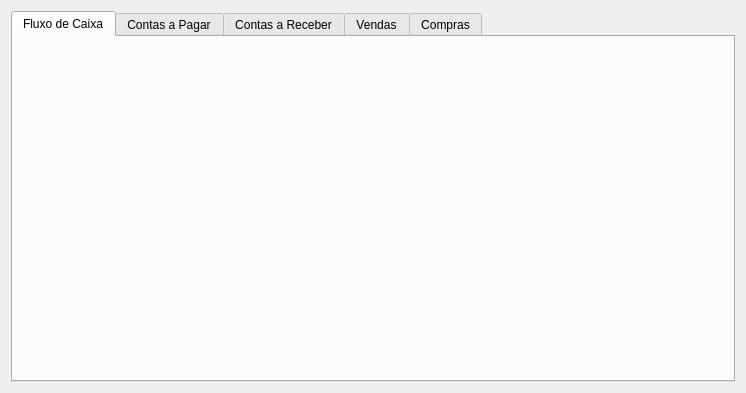
<?xml version="1.0" encoding="UTF-8"?>
<ui version="4.0">
 <class>WidgetFinanceiro</class>
 <widget class="QWidget" name="WidgetFinanceiro">
  <property name="geometry">
   <rect>
    <x>0</x>
    <y>0</y>
    <width>746</width>
    <height>393</height>
   </rect>
  </property>
  <property name="windowTitle">
   <string>Form</string>
  </property>
  <layout class="QGridLayout" name="gridLayout">
   <item row="0" column="0">
    <widget class="QTabWidget" name="tabWidget">
     <property name="currentIndex">
      <number>0</number>
     </property>
     <widget class="QWidget" name="tab_4">
      <attribute name="title">
       <string>Fluxo de Caixa</string>
      </attribute>
      <layout class="QGridLayout" name="gridLayout_7">
       <item row="0" column="1">
        <widget class="WidgetFinanceiroFluxoCaixa" name="widgetFluxoCaixa" native="true"/>
       </item>
      </layout>
     </widget>
     <widget class="QWidget" name="tab_2">
      <attribute name="title">
       <string>Contas a Pagar</string>
      </attribute>
      <layout class="QGridLayout" name="gridLayout_4">
       <item row="0" column="0">
        <widget class="WidgetFinanceiroContas" name="widgetPagar" native="true"/>
       </item>
      </layout>
     </widget>
     <widget class="QWidget" name="tab_3">
      <attribute name="title">
       <string>Contas a Receber</string>
      </attribute>
      <layout class="QGridLayout" name="gridLayout_5">
       <item row="0" column="0">
        <widget class="WidgetFinanceiroContas" name="widgetReceber" native="true"/>
       </item>
      </layout>
     </widget>
     <widget class="QWidget" name="tab_5">
      <attribute name="title">
       <string>Vendas</string>
      </attribute>
      <layout class="QGridLayout" name="gridLayout_8">
       <item row="0" column="0">
        <widget class="WidgetVenda" name="widgetVenda" native="true"/>
       </item>
      </layout>
     </widget>
     <widget class="QWidget" name="tab_6">
      <attribute name="title">
       <string>Compras</string>
      </attribute>
      <layout class="QGridLayout" name="gridLayout_9">
       <item row="0" column="0">
        <widget class="WidgetFinanceiroCompra" name="widgetCompra" native="true"/>
       </item>
      </layout>
     </widget>
    </widget>
   </item>
  </layout>
 </widget>
 <customwidgets>
  <customwidget>
   <class>WidgetVenda</class>
   <extends>QWidget</extends>
   <header>src/widgetvenda.h</header>
   <container>1</container>
  </customwidget>
  <customwidget>
   <class>WidgetFinanceiroFluxoCaixa</class>
   <extends>QWidget</extends>
   <header>src/widgetfinanceirofluxocaixa.h</header>
   <container>1</container>
  </customwidget>
  <customwidget>
   <class>WidgetFinanceiroContas</class>
   <extends>QWidget</extends>
   <header>src/widgetfinanceirocontas.h</header>
   <container>1</container>
  </customwidget>
  <customwidget>
   <class>WidgetFinanceiroCompra</class>
   <extends>QWidget</extends>
   <header>src/widgetfinanceirocompra.h</header>
   <container>1</container>
  </customwidget>
 </customwidgets>
 <resources/>
 <connections/>
</ui>
